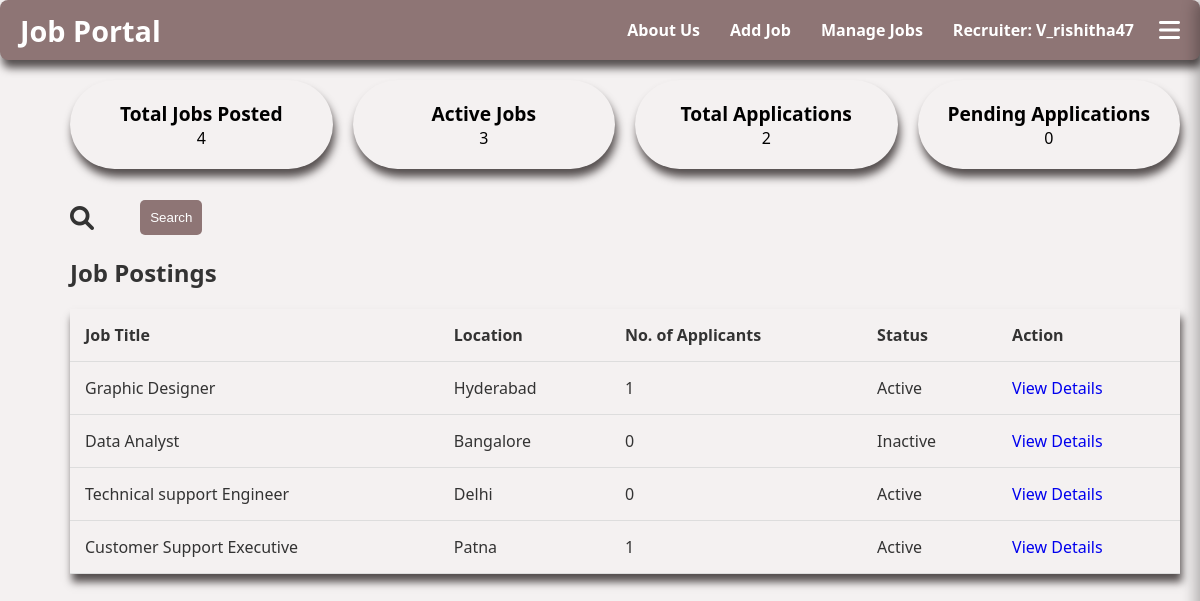
/index/ (signed in), run on an earlier commit of the app's database.
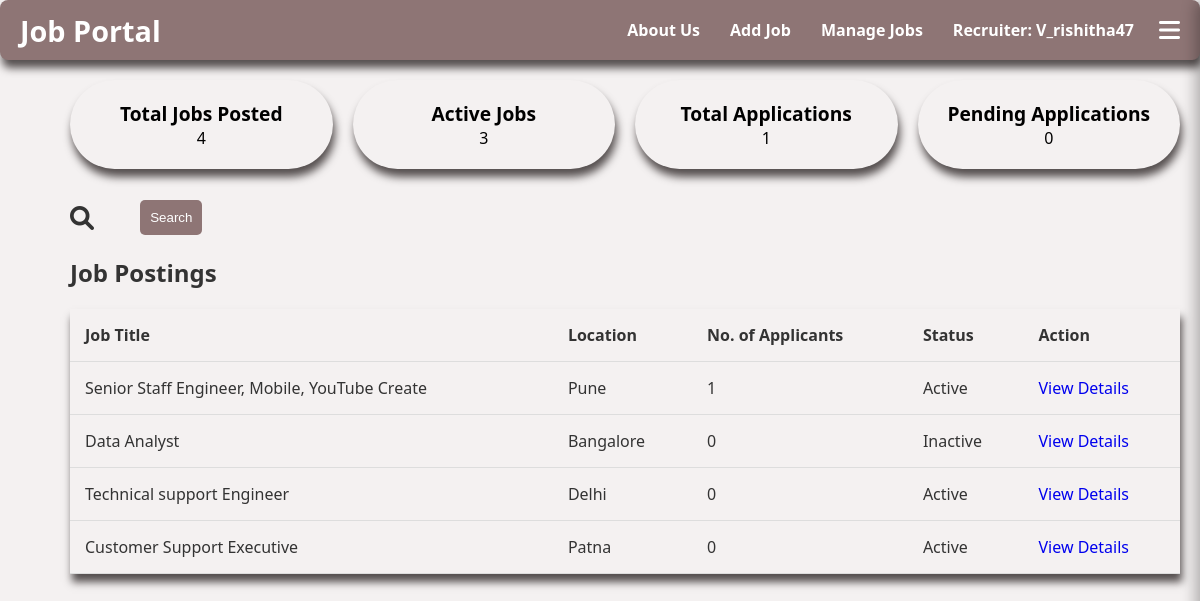
And on a later commit of the database.
### job_app/models.py (models this page shows, shortened)
class Job(models.Model):
    company_name = models.CharField(max_length=100, null=True, blank=True)
    founded_date = models.DateField(null=True, blank=True)
    company_location = models.CharField(max_length=100, null=True, blank=True)
    title = models.CharField(max_length=100)
    industry = models.CharField(max_length=100)
    job_type = models.CharField(max_length=50, choices=[
        ('Remote', 'Remote'),
        ('Onsite', 'Onsite'),
        ('Hybrid', 'Hybrid')
    ])
    location = models.CharField(max_length=100)
    salary = models.DecimalField(max_digits=10, decimal_places=2)
    requirements = models.TextField()
    ideal_candidate = models.TextField(default='N/A')
    availability = models.BooleanField(default=True)
    vacancy_limit = models.IntegerField(default=0)  # Maximum number of positions
    filled_vacancies = models.IntegerField(default=0)
    created_at = models.DateTimeField(auto_now_add=True)
    user = models.ForeignKey(settings.AUTH_USER_MODEL, on_delete=models.CASCADE, null=True)
    applicants = models.ManyToManyField('Applicant.Applicant', related_name='applied_jobs', blank=True)

### job_app/views.py (the view)
# urls.py: path('index/', views.index, name='index'),
def index(request):
    if request.user.is_authenticated:
        jobs = Job.objects.filter(user=request.user).order_by('-created_at')
        total_jobs = jobs.count()
        total_applicants = Application.objects.filter(job__user=request.user).count()
        total_active_jobs = jobs.filter(availability=True).count()
    else:
        jobs = Job.objects.none()
        total_jobs = 0
        total_applicants = 0
        total_active_jobs = 0
    return render(request, 'index.html', {
        'jobs': jobs,
        'total_jobs': total_jobs,
        'total_applicants': total_applicants,
        'total_active_jobs': total_active_jobs
    })

### Applicant/context_processors.py (called while the page is built)
def applicant_context(request):
    applicant = None
    has_resume = False
    applied_jobs_count = 0
    saved_jobs_count = 0  # New variable for saved jobs count
    applicant_id = request.session.get('applicant_id')
    if applicant_id:
        try:
            applicant = Applicant.objects.get(id=applicant_id)
            applied_jobs_count = Application.objects.filter(applicant=applicant).count()
            saved_jobs_count = SavedJob.objects.filter(applicant=applicant).count()  # Count saved jobs
            has_resume = Resume.objects.filter(applicant=applicant).exists()
        except Applicant.DoesNotExist:
            pass
    return {
        'applicant': applicant,
        'has_resume': has_resume,
        'applied_jobs_count': applied_jobs_count,
        'saved_jobs_count': saved_jobs_count,  # Include saved jobs count in context
    }

### job_app/context_processors.py (called while the page is built)
def recruiter_context(request):
    if request.user.is_authenticated:
        jobs = Job.objects.filter(user=request.user).order_by('-created_at')
    else:
        jobs = Job.objects.none()
    return {
        'recruiter_jobs': jobs,
        'is_recruiter': request.user.is_authenticated,
    }

### job_app/templates/index.html (shortened to what this page needs)
{% extends "header_main.html" %}
{% block body %}
<html lang="en">
<head>
    <link rel="stylesheet" href="https://cdnjs.cloudflare.com/ajax/libs/font-awesome/6.0.0-beta3/css/all.min.css">
</head>
<body>
    <div class="main-content">
        <section class="overview">
            <div class="card">
                <h3>Total Jobs Posted</h3>
                <p>{{ total_jobs }}</p>
            </div>
            <div class="card">
                <h3>Active Jobs</h3>
                <p>{{ total_active_jobs }}</p>
            </div>
            <div class="card">
                <h3>Total Applications</h3>
                <p>{{ total_applicants }}</p>
            </div>
            <div class="card">
                <h3>Pending Applications</h3>
                <p>0</p>
            </div>
        </section>
        <section class="search-box">
            <i class="fas fa-search search-icon" onclick="toggleSearchBox()"></i>
            <form method="GET" action="{% url 'job_listk' %}" class="search-form">
                <button type="submit">Search</button>
            </form>
        </section>
        <section class="job-postings">
            <h2>Job Postings</h2>
            <table>
                <thead>
                    <tr>
                        <th>Job Title</th>
                        <th>Location</th>
                        <th>No. of Applicants</th>
                        <th>Status</th>
                        <th>Action</th>
                    </tr>
                </thead>
                <tbody>
                    {% for job in jobs %}
                    <tr>
                        <td>{{ job.title }}</td>
                        <td>{{ job.location }}</td>
                        <td>{{ job.application_set.count }}</td>
                        <td>
                            <span class="status {% if job.availability %}active{% else %}inactive{% endif %}">
                                {% if job.availability %}
                                    Active
                                {% else %}
                                    Inactive
                                {% endif %}
                            </span>
                        </td>
                        <td>
                            <a href="{% url 'job_detail' job.id %}" class="update-job">View Details</a>
                        </td>
                    </tr>
                    {% endfor %}
                </tbody>
            </table>
        </section>
    </div>
</body>
</html>
{% endblock %}

What changed in the data, as far as the page shows it:
removed Job: title "Graphic Designer", location "Hyderabad", application_set.count "1", availability "Active"
added Job: title "Senior Staff Engineer, Mobile, YouTube Create", location "Pune", application_set.count "1", availability "Active"
changed Job "Customer Support Executive": application_set.count "1" → "0"
Also different on the page:
{{ total_applicants }}: "2" → "1"
